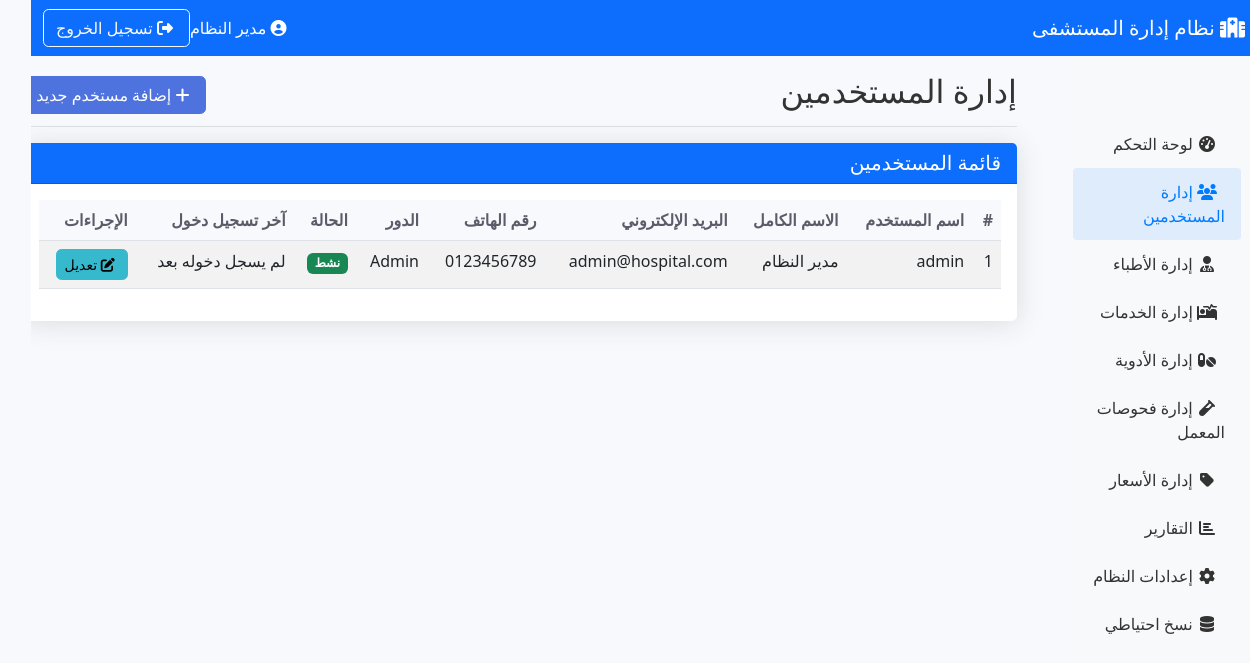
The page /pages/admin/users.php (signed in) on the database its author committed.
### tables this page shows
CREATE TABLE users (
    id INT AUTO_INCREMENT PRIMARY KEY,
    username VARCHAR(50) NOT NULL UNIQUE,
    password VARCHAR(255) NOT NULL,
    full_name VARCHAR(100) NOT NULL,
    email VARCHAR(100),
    phone VARCHAR(20),
    role_id INT NOT NULL,
    is_active BOOLEAN DEFAULT TRUE,
    last_login TIMESTAMP NULL,
    created_at TIMESTAMP DEFAULT CURRENT_TIMESTAMP,
    FOREIGN KEY (role_id) REFERENCES roles(id)
);

CREATE TABLE roles (
    id INT AUTO_INCREMENT PRIMARY KEY,
    role_name VARCHAR(50) NOT NULL UNIQUE,
    description VARCHAR(255),
    created_at TIMESTAMP DEFAULT CURRENT_TIMESTAMP
);

### pages/admin/users.php (the view, shortened to what this page needs)
<?php
require_once '../../config/db.php';
$users = $conn->query("SELECT u.*, r.role_name FROM users u JOIN roles r ON u.role_id = r.id ORDER BY u.id DESC")->fetchAll();
?>
<!DOCTYPE html>
<html lang="ar" dir="rtl">
<head>
    <link href="https://cdn.jsdelivr.net/npm/bootstrap@5.3.0/dist/css/bootstrap.min.css" rel="stylesheet">
    <link href="https://cdnjs.cloudflare.com/ajax/libs/font-awesome/6.4.0/css/all.min.css" rel="stylesheet">
    <link href="../../assets/css/dashboard.css" rel="stylesheet">
</head>
<body>
    <nav class="navbar navbar-expand-lg navbar-dark bg-primary sticky-top">
        <div class="container-fluid">
            <a class="navbar-brand" href="#">
                <i class="fas fa-hospital me-2"></i>
                نظام إدارة المستشفى
            </a>
            <div class="d-flex align-items-center">
                <span class="text-white me-3">
                    <i class="fas fa-user-circle me-1"></i>
                    <?php echo $_SESSION['full_name']; ?>
                </span>
                <a href="../../includes/auth.php?logout=true" class="btn btn-outline-light">
                    <i class="fas fa-sign-out-alt me-1"></i>
                    تسجيل الخروج
                </a>
            </div>
        </div>
    </nav>
    <div class="container-fluid">
        <div class="row">
            <nav class="col-md-3 col-lg-2 d-md-block bg-light sidebar">
                <div class="position-sticky pt-3">
                    <ul class="nav flex-column">
                        <li class="nav-item">
                            <a class="nav-link" href="dashboard.php">
                                <i class="fas fa-tachometer-alt me-2"></i>
                                لوحة التحكم
                            </a>
                        </li>
                        <li class="nav-item">
                            <a class="nav-link active" href="users.php">
                                <i class="fas fa-users me-2"></i>
                            </a>
                        </li>
                        <li class="nav-item">
                            <a class="nav-link" href="doctors.php">
                                <i class="fas fa-user-md me-2"></i>
                                إدارة الأطباء
                            </a>
                        </li>
                        <li class="nav-item">
                            <a class="nav-link" href="services.php">
                                <i class="fas fa-procedures me-2"></i>
                                إدارة الخدمات
                            </a>
                        </li>
                        <li class="nav-item">
                            <a class="nav-link" href="medicines.php">
                                <i class="fas fa-pills me-2"></i>
                                إدارة الأدوية
                            </a>
                        </li>
                        <li class="nav-item">
                            <a class="nav-link" href="lab_tests.php">
                                <i class="fas fa-vial me-2"></i>
                                إدارة فحوصات المعمل
                            </a>
                        </li>
                        <li class="nav-item">
                            <a class="nav-link" href="prices.php">
                                <i class="fas fa-tag me-2"></i>
                                إدارة الأسعار
                            </a>
                        </li>
                        <li class="nav-item">
                            <a class="nav-link" href="reports.php">
                                <i class="fas fa-chart-bar me-2"></i>
                                التقارير
                            </a>
                        </li>
                        <li class="nav-item">
                            <a class="nav-link" href="settings.php">
                                <i class="fas fa-cog me-2"></i>
                                إعدادات النظام
                            </a>
                        </li>
                        <li class="nav-item">
                            <a class="nav-link" href="backup.php">
                                <i class="fas fa-database me-2"></i>
                                نسخ احتياطي
                            </a>
                        </li>
                    </ul>
                </div>
            </nav>
            <main class="col-md-9 ms-sm-auto col-lg-10 px-md-4">
                <div class="d-flex justify-content-between flex-wrap flex-md-nowrap align-items-center pt-3 pb-2 mb-3 border-bottom">
                    <h1 class="h2">إدارة المستخدمين</h1>
                    <div class="btn-toolbar mb-2 mb-md-0">
                        <button type="button" class="btn btn-primary" data-bs-toggle="modal" data-bs-target="#addUserModal">
                            <i class="fas fa-plus me-1"></i>
                            إضافة مستخدم جديد
                        </button>
                    </div>
                </div>
                <div class="card">
                    <div class="card-header bg-primary text-white">
                        <h5 class="mb-0">قائمة المستخدمين</h5>
                    </div>
                    <div class="card-body">
                        <div class="table-responsive">
                            <table class="table table-striped table-hover">
                                <thead>
                                    <tr>
                                        <th>#</th>
                                        <th>اسم المستخدم</th>
                                        <th>الاسم الكامل</th>
                                        <th>البريد الإلكتروني</th>
                                        <th>رقم الهاتف</th>
                                        <th>الدور</th>
                                        <th>الحالة</th>
                                        <th>آخر تسجيل دخول</th>
                                        <th>الإجراءات</th>
                                    </tr>
                                </thead>
                                <tbody>
                                    <?php foreach($users as $user): ?>
                                    <tr>
                                        <td><?php echo $user['id']; ?></td>
                                        <td><?php echo $user['username']; ?></td>
                                        <td><?php echo $user['full_name']; ?></td>
                                        <td><?php echo $user['email']; ?></td>
                                        <td><?php echo $user['phone']; ?></td>
                                        <td><?php echo $user['role_name']; ?></td>
                                        <td>
                                            <?php if($user['is_active']): ?>
                                            <span class="badge bg-success">نشط</span>
                                            <?php else: ?>
                                            <span class="badge bg-danger">غير نشط</span>
                                            <?php endif; ?>
                                        </td>
                                        <td>
                                            <?php
                                            if($user['last_login']) {
                                                echo date('Y-m-d H:i', strtotime($user['last_login']));
                                            } else {
                                                echo 'لم يسجل دخوله بعد';
                                            }
                                            ?>
                                        </td>
                                        <td>
                                            <a href="?edit_id=<?php echo $user['id']; ?>" class="btn btn-sm btn-info">
                                                <i class="fas fa-edit me-1"></i>
                                                تعديل
                                            </a>
                                        </td>
                                    </tr>
                                    <?php endforeach; ?>
                                </tbody>
                            </table>
                        </div>
                    </div>
                </div>
            </main>
        </div>
    </div>
</body>
</html>

### assets/css/dashboard.css (style rules this page uses)
body { font-family: 'Segoe UI', Tahoma, Geneva, Verdana, sans-serif; background-color: #f8f9fc; color: #333; }
.sidebar { position: fixed; top: 56px; bottom: 0; right: 0; z-index: 100; padding: 48px 0 0; box-shadow: inset -1px 0 0 rgba(0, 0, 0, .1); }
.nav-link { font-weight: 500; color: #333; padding: 0.75rem 1rem; border-radius: 0.25rem; transition: all 0.3s; }
.nav-link.active { color: #007bff; background-color: rgba(0, 123, 255, 0.1); }
.nav-link i { width: 20px; text-align: center; }
main { margin-right: 240px; }
.card { border: none; border-radius: 0.35rem; box-shadow: 0 0.15rem 1.75rem 0 rgba(58, 59, 69, 0.15); transition: transform 0.3s; }
.table { background-color: #fff; }
.table th { border-top: none; font-weight: 600; color: #5a5c69; background-color: #f8f9fc; }
.badge { font-size: 0.75rem; }
.btn { border-radius: 0.35rem; }
.btn-primary { background-color: #4e73df; border-color: #4e73df; }
.btn-info { background-color: #36b9cc; border-color: #36b9cc; }

### rows shown on the page
users: id "1", username "admin", full_name "مدير النظام", email "admin@hospital.com", phone "0123456789", role.role_name "Admin", is_active "نشط", shows "لم يسجل دخوله بعد"

### other values the page prints
$_SESSION['full_name'] "مدير النظام"
